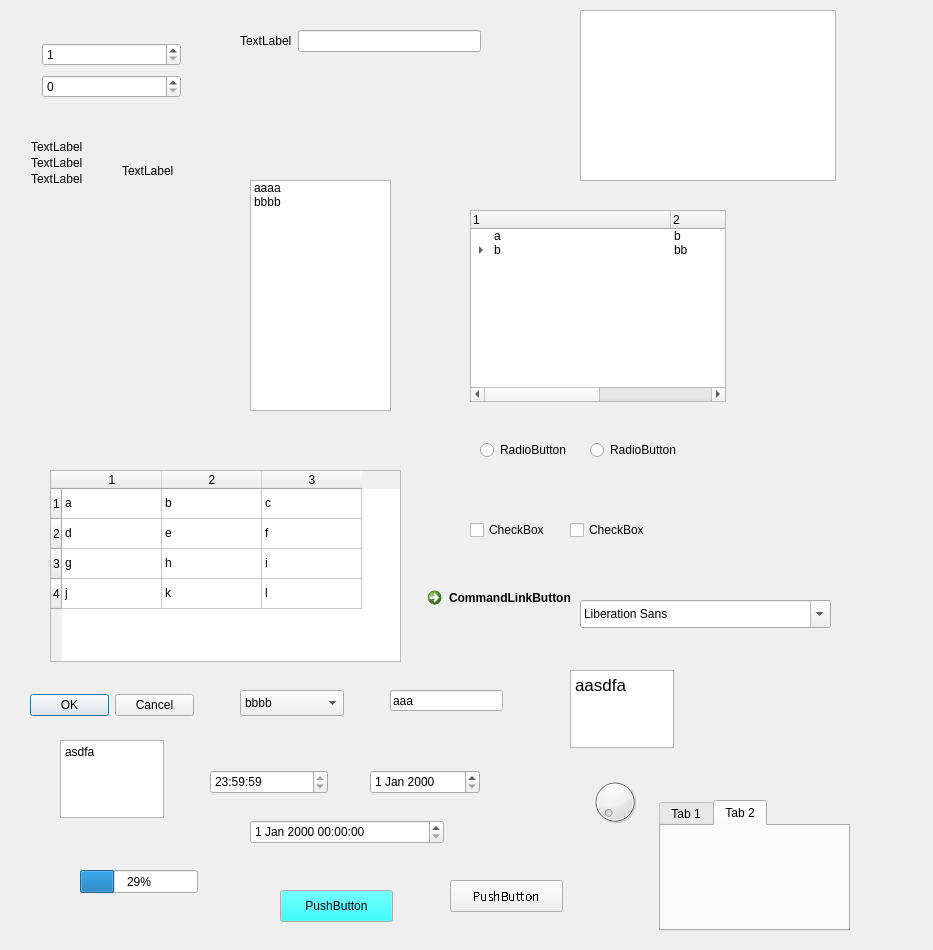
<?xml version="1.0" encoding="UTF-8"?>
<ui version="4.0">
 <class>Form</class>
 <widget class="QWidget" name="Form">
  <property name="geometry">
   <rect>
    <x>0</x>
    <y>0</y>
    <width>933</width>
    <height>950</height>
   </rect>
  </property>
  <property name="windowTitle">
   <string>Form</string>
  </property>
  <widget class="QWidget" name="verticalLayoutWidget">
   <property name="geometry">
    <rect>
     <x>30</x>
     <y>30</y>
     <width>151</width>
     <height>71</height>
    </rect>
   </property>
   <layout class="QVBoxLayout" name="verticalLayout" stretch="0,1">
    <property name="spacing">
     <number>6</number>
    </property>
    <property name="leftMargin">
     <number>12</number>
    </property>
    <property name="topMargin">
     <number>10</number>
    </property>
    <item>
     <widget class="QSpinBox" name="spinBox">
      <property name="minimum">
       <number>1</number>
      </property>
      <property name="maximum">
       <number>100</number>
      </property>
     </widget>
    </item>
    <item>
     <widget class="QSpinBox" name="spinBox_2"/>
    </item>
   </layout>
  </widget>
  <widget class="QWidget" name="gridLayoutWidget">
   <property name="geometry">
    <rect>
     <x>30</x>
     <y>140</y>
     <width>181</width>
     <height>291</height>
    </rect>
   </property>
   <layout class="QGridLayout" name="gridLayout" rowstretch="0,0,0,0" columnstretch="1,1">
    <property name="leftMargin">
     <number>1</number>
    </property>
    <property name="horizontalSpacing">
     <number>1</number>
    </property>
    <property name="verticalSpacing">
     <number>2</number>
    </property>
    <item row="2" column="0">
     <widget class="QLabel" name="label">
      <property name="text">
       <string>TextLabel</string>
      </property>
     </widget>
    </item>
    <item row="0" column="0">
     <widget class="QLabel" name="label_3">
      <property name="text">
       <string>TextLabel</string>
      </property>
     </widget>
    </item>
    <item row="0" column="1">
     <layout class="QVBoxLayout" name="verticalLayout_2"/>
    </item>
    <item row="1" column="0">
     <widget class="QLabel" name="label_2">
      <property name="text">
       <string>TextLabel</string>
      </property>
     </widget>
    </item>
    <item row="1" column="1" rowspan="2">
     <widget class="QLabel" name="label_4">
      <property name="text">
       <string>TextLabel</string>
      </property>
     </widget>
    </item>
    <item row="3" column="0">
     <spacer name="verticalSpacer">
      <property name="orientation">
       <enum>Qt::Vertical</enum>
      </property>
      <property name="sizeHint" stdset="0">
       <size>
        <width>20</width>
        <height>40</height>
       </size>
      </property>
     </spacer>
    </item>
    <item row="3" column="1">
     <spacer name="horizontalSpacer">
      <property name="orientation">
       <enum>Qt::Horizontal</enum>
      </property>
      <property name="sizeHint" stdset="0">
       <size>
        <width>40</width>
        <height>20</height>
       </size>
      </property>
     </spacer>
    </item>
   </layout>
  </widget>
  <widget class="QWidget" name="formLayoutWidget">
   <property name="geometry">
    <rect>
     <x>240</x>
     <y>30</y>
     <width>241</width>
     <height>121</height>
    </rect>
   </property>
   <layout class="QFormLayout" name="formLayout">
    <item row="0" column="0">
     <widget class="QLabel" name="label_5">
      <property name="text">
       <string>TextLabel</string>
      </property>
     </widget>
    </item>
    <item row="0" column="1">
     <widget class="QLineEdit" name="lineEdit"/>
    </item>
   </layout>
  </widget>
  <widget class="QListWidget" name="listWidget">
   <property name="geometry">
    <rect>
     <x>250</x>
     <y>180</y>
     <width>141</width>
     <height>231</height>
    </rect>
   </property>
   <item>
    <property name="text">
     <string>aaaa</string>
    </property>
   </item>
   <item>
    <property name="text">
     <string>bbbb</string>
    </property>
   </item>
  </widget>
  <widget class="QTreeWidget" name="treeWidget">
   <property name="geometry">
    <rect>
     <x>470</x>
     <y>210</y>
     <width>256</width>
     <height>192</height>
    </rect>
   </property>
   <property name="headerHidden">
    <bool>false</bool>
   </property>
   <attribute name="headerVisible">
    <bool>true</bool>
   </attribute>
   <attribute name="headerCascadingSectionResizes">
    <bool>true</bool>
   </attribute>
   <attribute name="headerDefaultSectionSize">
    <number>200</number>
   </attribute>
   <attribute name="headerHighlightSections">
    <bool>true</bool>
   </attribute>
   <attribute name="headerMinimumSectionSize">
    <number>39</number>
   </attribute>
   <attribute name="headerShowSortIndicator" stdset="0">
    <bool>true</bool>
   </attribute>
   <attribute name="headerStretchLastSection">
    <bool>false</bool>
   </attribute>
   <column>
    <property name="text">
     <string>1</string>
    </property>
   </column>
   <column>
    <property name="text">
     <string>2</string>
    </property>
   </column>
   <column>
    <property name="text">
     <string>3</string>
    </property>
   </column>
   <item>
    <property name="text">
     <string>a</string>
    </property>
    <property name="text">
     <string>b</string>
    </property>
    <property name="text">
     <string>c</string>
    </property>
   </item>
   <item>
    <property name="text">
     <string>b</string>
    </property>
    <property name="text">
     <string>bb</string>
    </property>
    <property name="background">
     <brush brushstyle="NoBrush">
      <color alpha="255">
       <red>255</red>
       <green>128</green>
       <blue>0</blue>
      </color>
     </brush>
    </property>
    <property name="foreground">
     <brush brushstyle="NoBrush">
      <color alpha="255">
       <red>0</red>
       <green>255</green>
       <blue>0</blue>
      </color>
     </brush>
    </property>
    <property name="text">
     <string>dd</string>
    </property>
    <item>
     <property name="text">
      <string>ddd</string>
     </property>
     <property name="text">
      <string/>
     </property>
     <property name="text">
      <string/>
     </property>
     <item>
      <property name="text">
       <string>eee</string>
      </property>
     </item>
    </item>
   </item>
  </widget>
  <widget class="QTableWidget" name="tableWidget">
   <property name="geometry">
    <rect>
     <x>50</x>
     <y>470</y>
     <width>351</width>
     <height>192</height>
    </rect>
   </property>
   <attribute name="horizontalHeaderVisible">
    <bool>true</bool>
   </attribute>
   <attribute name="horizontalHeaderShowSortIndicator" stdset="0">
    <bool>false</bool>
   </attribute>
   <attribute name="horizontalHeaderStretchLastSection">
    <bool>false</bool>
   </attribute>
   <attribute name="verticalHeaderVisible">
    <bool>true</bool>
   </attribute>
   <row>
    <property name="text">
     <string>1</string>
    </property>
   </row>
   <row>
    <property name="text">
     <string>2</string>
    </property>
   </row>
   <row>
    <property name="text">
     <string>3</string>
    </property>
   </row>
   <row>
    <property name="text">
     <string>4</string>
    </property>
   </row>
   <column>
    <property name="text">
     <string>1</string>
    </property>
   </column>
   <column>
    <property name="text">
     <string>2</string>
    </property>
   </column>
   <column>
    <property name="text">
     <string>3</string>
    </property>
   </column>
   <item row="0" column="0">
    <property name="text">
     <string>a</string>
    </property>
   </item>
   <item row="0" column="1">
    <property name="text">
     <string>b</string>
    </property>
   </item>
   <item row="0" column="2">
    <property name="text">
     <string>c</string>
    </property>
   </item>
   <item row="1" column="0">
    <property name="text">
     <string>d</string>
    </property>
   </item>
   <item row="1" column="1">
    <property name="text">
     <string>e</string>
    </property>
   </item>
   <item row="1" column="2">
    <property name="text">
     <string>f</string>
    </property>
   </item>
   <item row="2" column="0">
    <property name="text">
     <string>g</string>
    </property>
   </item>
   <item row="2" column="1">
    <property name="text">
     <string>h</string>
    </property>
   </item>
   <item row="2" column="2">
    <property name="text">
     <string>i</string>
    </property>
   </item>
   <item row="3" column="0">
    <property name="text">
     <string>j</string>
    </property>
   </item>
   <item row="3" column="1">
    <property name="text">
     <string>k</string>
    </property>
   </item>
   <item row="3" column="2">
    <property name="text">
     <string>l</string>
    </property>
   </item>
  </widget>
  <widget class="QRadioButton" name="radioButton">
   <property name="geometry">
    <rect>
     <x>480</x>
     <y>440</y>
     <width>100</width>
     <height>20</height>
    </rect>
   </property>
   <property name="text">
    <string>RadioButton</string>
   </property>
   <attribute name="buttonGroup">
    <string notr="true">buttonGroup</string>
   </attribute>
  </widget>
  <widget class="QRadioButton" name="radioButton_2">
   <property name="geometry">
    <rect>
     <x>590</x>
     <y>440</y>
     <width>100</width>
     <height>20</height>
    </rect>
   </property>
   <property name="text">
    <string>RadioButton</string>
   </property>
   <attribute name="buttonGroup">
    <string notr="true">buttonGroup</string>
   </attribute>
  </widget>
  <widget class="QCheckBox" name="checkBox">
   <property name="geometry">
    <rect>
     <x>470</x>
     <y>520</y>
     <width>87</width>
     <height>20</height>
    </rect>
   </property>
   <property name="text">
    <string>CheckBox</string>
   </property>
   <attribute name="buttonGroup">
    <string notr="true">buttonGroup_2</string>
   </attribute>
  </widget>
  <widget class="QCheckBox" name="checkBox_2">
   <property name="geometry">
    <rect>
     <x>570</x>
     <y>520</y>
     <width>87</width>
     <height>20</height>
    </rect>
   </property>
   <property name="text">
    <string>CheckBox</string>
   </property>
   <attribute name="buttonGroup">
    <string notr="true">buttonGroup_2</string>
   </attribute>
  </widget>
  <widget class="QCommandLinkButton" name="commandLinkButton">
   <property name="geometry">
    <rect>
     <x>420</x>
     <y>580</y>
     <width>193</width>
     <height>41</height>
    </rect>
   </property>
   <property name="text">
    <string>CommandLinkButton</string>
   </property>
  </widget>
  <widget class="QDialogButtonBox" name="buttonBox">
   <property name="geometry">
    <rect>
     <x>30</x>
     <y>690</y>
     <width>164</width>
     <height>31</height>
    </rect>
   </property>
   <property name="standardButtons">
    <set>QDialogButtonBox::Cancel|QDialogButtonBox::Ok</set>
   </property>
  </widget>
  <widget class="QComboBox" name="comboBox">
   <property name="geometry">
    <rect>
     <x>240</x>
     <y>690</y>
     <width>104</width>
     <height>26</height>
    </rect>
   </property>
   <property name="currentIndex">
    <number>1</number>
   </property>
   <item>
    <property name="text">
     <string>aaa</string>
    </property>
   </item>
   <item>
    <property name="text">
     <string>bbbb</string>
    </property>
   </item>
  </widget>
  <widget class="QFontComboBox" name="fontComboBox">
   <property name="geometry">
    <rect>
     <x>580</x>
     <y>600</y>
     <width>251</width>
     <height>28</height>
    </rect>
   </property>
  </widget>
  <widget class="QLineEdit" name="lineEdit_2">
   <property name="geometry">
    <rect>
     <x>390</x>
     <y>690</y>
     <width>113</width>
     <height>21</height>
    </rect>
   </property>
   <property name="text">
    <string>aaa</string>
   </property>
  </widget>
  <widget class="QTextEdit" name="textEdit">
   <property name="geometry">
    <rect>
     <x>570</x>
     <y>670</y>
     <width>104</width>
     <height>78</height>
    </rect>
   </property>
   <property name="html">
    <string>&lt;!DOCTYPE HTML PUBLIC &quot;-//W3C//DTD HTML 4.0//EN&quot; &quot;http://www.w3.org/TR/REC-html40/strict.dtd&quot;&gt;
&lt;html&gt;&lt;head&gt;&lt;meta name=&quot;qrichtext&quot; content=&quot;1&quot; /&gt;&lt;style type=&quot;text/css&quot;&gt;
p, li { white-space: pre-wrap; }
&lt;/style&gt;&lt;/head&gt;&lt;body style=&quot; font-family:'.SF NS Text'; font-size:13pt; font-weight:400; font-style:normal;&quot;&gt;
&lt;p style=&quot; margin-top:0px; margin-bottom:0px; margin-left:0px; margin-right:0px; -qt-block-indent:0; text-indent:0px;&quot;&gt;aasdfa&lt;/p&gt;&lt;/body&gt;&lt;/html&gt;</string>
   </property>
  </widget>
  <widget class="QPlainTextEdit" name="plainTextEdit">
   <property name="geometry">
    <rect>
     <x>60</x>
     <y>740</y>
     <width>104</width>
     <height>78</height>
    </rect>
   </property>
   <property name="plainText">
    <string>asdfa</string>
   </property>
  </widget>
  <widget class="QTimeEdit" name="timeEdit">
   <property name="geometry">
    <rect>
     <x>210</x>
     <y>770</y>
     <width>118</width>
     <height>24</height>
    </rect>
   </property>
   <property name="maximumDateTime">
    <datetime>
     <hour>23</hour>
     <minute>59</minute>
     <second>59</second>
     <year>1998</year>
     <month>1</month>
     <day>1</day>
    </datetime>
   </property>
  </widget>
  <widget class="QDateEdit" name="dateEdit">
   <property name="geometry">
    <rect>
     <x>370</x>
     <y>770</y>
     <width>110</width>
     <height>24</height>
    </rect>
   </property>
  </widget>
  <widget class="QDateTimeEdit" name="dateTimeEdit">
   <property name="geometry">
    <rect>
     <x>250</x>
     <y>820</y>
     <width>194</width>
     <height>24</height>
    </rect>
   </property>
  </widget>
  <widget class="QDial" name="dial">
   <property name="geometry">
    <rect>
     <x>590</x>
     <y>770</y>
     <width>50</width>
     <height>64</height>
    </rect>
   </property>
  </widget>
  <widget class="QGraphicsView" name="graphicsView">
   <property name="geometry">
    <rect>
     <x>580</x>
     <y>10</y>
     <width>256</width>
     <height>171</height>
    </rect>
   </property>
  </widget>
  <widget class="QProgressBar" name="progressBar">
   <property name="geometry">
    <rect>
     <x>80</x>
     <y>870</y>
     <width>118</width>
     <height>23</height>
    </rect>
   </property>
   <property name="minimum">
    <number>1</number>
   </property>
   <property name="value">
    <number>30</number>
   </property>
  </widget>
  <widget class="QStackedWidget" name="stackedWidget">
   <property name="geometry">
    <rect>
     <x>500</x>
     <y>850</y>
     <width>120</width>
     <height>80</height>
    </rect>
   </property>
   <property name="currentIndex">
    <number>1</number>
   </property>
   <widget class="QWidget" name="page"/>
   <widget class="QWidget" name="page_2"/>
  </widget>
  <widget class="QTabWidget" name="tabWidget">
   <property name="geometry">
    <rect>
     <x>659</x>
     <y>800</y>
     <width>191</width>
     <height>131</height>
    </rect>
   </property>
   <property name="currentIndex">
    <number>1</number>
   </property>
   <widget class="QWidget" name="tab">
    <attribute name="title">
     <string>Tab 1</string>
    </attribute>
   </widget>
   <widget class="QWidget" name="tab_2">
    <attribute name="title">
     <string>Tab 2</string>
    </attribute>
   </widget>
  </widget>
  <widget class="QPushButton" name="pushButton">
   <property name="geometry">
    <rect>
     <x>280</x>
     <y>890</y>
     <width>113</width>
     <height>32</height>
    </rect>
   </property>
   <property name="palette">
    <palette>
     <active>
      <colorrole role="WindowText">
       <brush brushstyle="SolidPattern">
        <color alpha="255">
         <red>0</red>
         <green>0</green>
         <blue>0</blue>
        </color>
       </brush>
      </colorrole>
      <colorrole role="Button">
       <brush brushstyle="SolidPattern">
        <color alpha="255">
         <red>0</red>
         <green>255</green>
         <blue>255</blue>
        </color>
       </brush>
      </colorrole>
      <colorrole role="Light">
       <brush brushstyle="SolidPattern">
        <color alpha="255">
         <red>255</red>
         <green>255</green>
         <blue>255</blue>
        </color>
       </brush>
      </colorrole>
     </active>
     <inactive>
      <colorrole role="WindowText">
       <brush brushstyle="SolidPattern">
        <color alpha="255">
         <red>0</red>
         <green>0</green>
         <blue>0</blue>
        </color>
       </brush>
      </colorrole>
      <colorrole role="Button">
       <brush brushstyle="SolidPattern">
        <color alpha="255">
         <red>0</red>
         <green>255</green>
         <blue>255</blue>
        </color>
       </brush>
      </colorrole>
      <colorrole role="Light">
       <brush brushstyle="SolidPattern">
        <color alpha="255">
         <red>255</red>
         <green>255</green>
         <blue>255</blue>
        </color>
       </brush>
      </colorrole>
     </inactive>
     <disabled>
      <colorrole role="WindowText">
       <brush brushstyle="SolidPattern">
        <color alpha="255">
         <red>127</red>
         <green>127</green>
         <blue>127</blue>
        </color>
       </brush>
      </colorrole>
      <colorrole role="Button">
       <brush brushstyle="SolidPattern">
        <color alpha="255">
         <red>0</red>
         <green>255</green>
         <blue>255</blue>
        </color>
       </brush>
      </colorrole>
      <colorrole role="Light">
       <brush brushstyle="SolidPattern">
        <color alpha="255">
         <red>255</red>
         <green>255</green>
         <blue>255</blue>
        </color>
       </brush>
      </colorrole>
     </disabled>
    </palette>
   </property>
   <property name="text">
    <string>PushButton</string>
   </property>
  </widget>
  <widget class="QPushButton" name="pushButton_2">
   <property name="geometry">
    <rect>
     <x>450</x>
     <y>880</y>
     <width>113</width>
     <height>32</height>
    </rect>
   </property>
   <property name="sizePolicy">
    <sizepolicy hsizetype="Minimum" vsizetype="Preferred">
     <horstretch>5</horstretch>
     <verstretch>20</verstretch>
    </sizepolicy>
   </property>
   <property name="font">
    <font>
     <family>Batang</family>
     <stylestrategy>NoAntialias</stylestrategy>
     <kerning>true</kerning>
    </font>
   </property>
   <property name="cursor">
    <cursorShape>SizeFDiagCursor</cursorShape>
   </property>
   <property name="focusPolicy">
    <enum>Qt::StrongFocus</enum>
   </property>
   <property name="contextMenuPolicy">
    <enum>Qt::CustomContextMenu</enum>
   </property>
   <property name="toolTip">
    <string comment="dafasf"/>
   </property>
   <property name="whatsThis">
    <string comment="dsafasf"/>
   </property>
   <property name="accessibleName">
    <string comment="fsdgsdggg "/>
   </property>
   <property name="layoutDirection">
    <enum>Qt::RightToLeft</enum>
   </property>
   <property name="autoFillBackground">
    <bool>false</bool>
   </property>
   <property name="locale">
    <locale language="English" country="SouthAfrica"/>
   </property>
   <property name="inputMethodHints">
    <set>Qt::ImhDate|Qt::ImhPreferLowercase|Qt::ImhPreferUppercase</set>
   </property>
   <property name="text">
    <string>PushButton</string>
   </property>
  </widget>
 </widget>
 <resources/>
 <connections/>
 <buttongroups>
  <buttongroup name="buttonGroup"/>
  <buttongroup name="buttonGroup_2"/>
 </buttongroups>
</ui>
